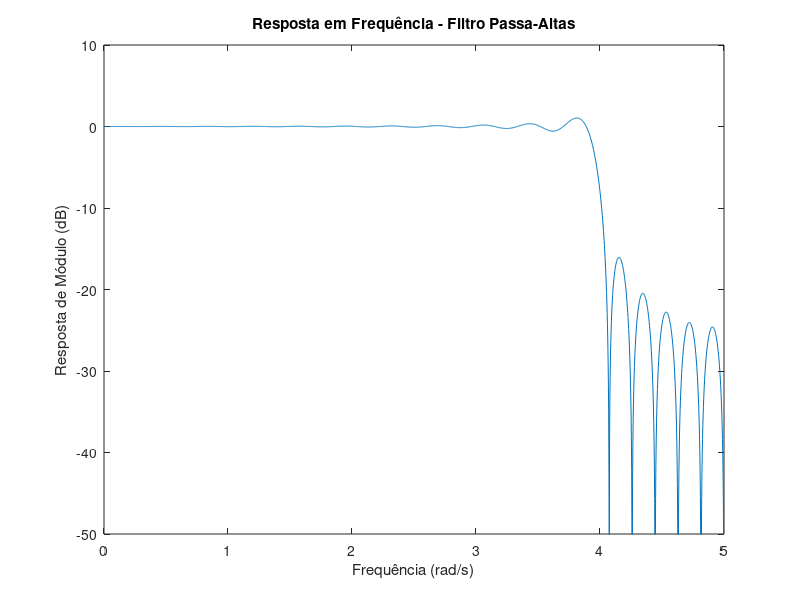
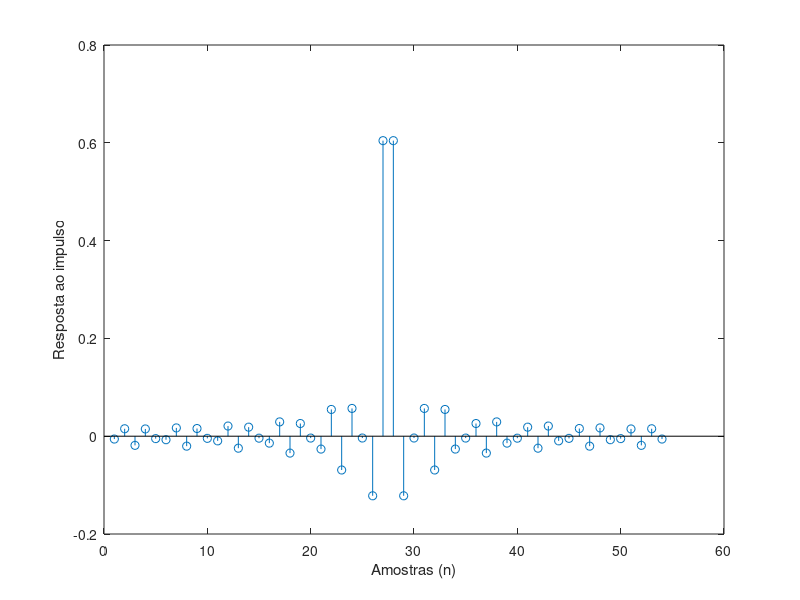

Write the MATLAB code that produced these figures, in order.
clear all; close all; clc;

% Parâmetros do filtro
M = 53; % Comprimento do filtro menos um
N = M + 1; % Comprimento do filtro
Omega_p = 4.0; % Frequência de corte da banda de rejeição
Omega_r = 4.2; % Frequência de corte da banda de passagem
Omega_s = 10.0; % Frequência de amostragem

% Calcular índices de truncamento
kp = floor(N * Omega_p / Omega_s);
kr = floor(N * Omega_r / Omega_s);

% Ajusta kp se a diferença entre kr e kp for maior do que 1
if (kr - kp) > 1
    kp = kr - 1;
end

A = [ones(1, kp+1) zeros(1, round(M/2) - kp + 1)];

h = zeros(1, N);

% Calcular coeficientes do filtro FIR passa-altas
k = 1:M/2;

for n = 0:M
    h(n+1) = A(1) + 2 * sum((-1).^k .* A(k+1) .* cos(pi * k * (1 + 2*n) / N));
end

h = h ./ N;

% Calcular resposta em frequência
[H, w] = freqz(h, 1, 2048, Omega_s);

% Plotar resposta em frequência
figure;
plot(w, 20*log10(abs(H)));
axis([0 5 -50 10]);
ylabel('Resposta de Módulo (dB)');
xlabel('Frequência (rad/s)');
title('Resposta em Frequência - Filtro Passa-Altas');

% Plotando a resposta ao impulso
figure(2)
stem(h)
ylabel('Resposta ao impulso')
xlabel('Amostras (n)')

